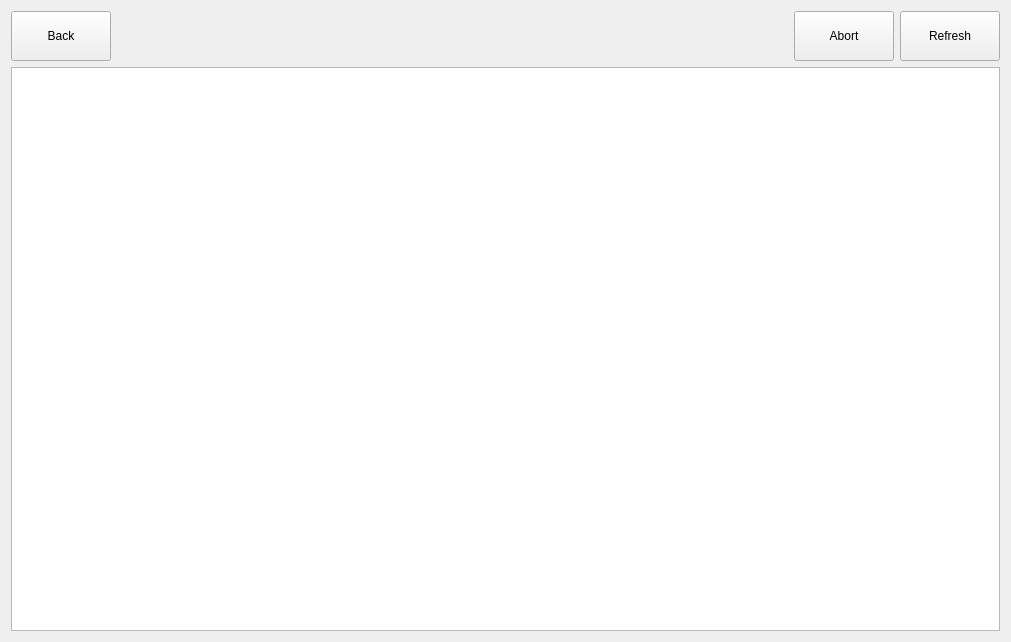
<?xml version="1.0" encoding="UTF-8"?>
<ui version="4.0">
 <class>DataSets</class>
 <widget class="QWidget" name="DataSets">
  <property name="geometry">
   <rect>
    <x>0</x>
    <y>0</y>
    <width>1011</width>
    <height>642</height>
   </rect>
  </property>
  <property name="mouseTracking">
   <bool>false</bool>
  </property>
  <property name="focusPolicy">
   <enum>Qt::NoFocus</enum>
  </property>
  <property name="windowTitle">
   <string>Form</string>
  </property>
  <layout class="QVBoxLayout" name="verticalLayout">
   <item>
    <layout class="QHBoxLayout" name="horizontalLayout">
     <property name="sizeConstraint">
      <enum>QLayout::SetDefaultConstraint</enum>
     </property>
     <item>
      <widget class="QPushButton" name="backtodatasets">
       <property name="minimumSize">
        <size>
         <width>100</width>
         <height>50</height>
        </size>
       </property>
       <property name="maximumSize">
        <size>
         <width>100</width>
         <height>50</height>
        </size>
       </property>
       <property name="mouseTracking">
        <bool>false</bool>
       </property>
       <property name="focusPolicy">
        <enum>Qt::NoFocus</enum>
       </property>
       <property name="contextMenuPolicy">
        <enum>Qt::DefaultContextMenu</enum>
       </property>
       <property name="toolTip">
        <string>Go back to Start Page</string>
       </property>
       <property name="statusTip">
        <string>Go back to Start Page</string>
       </property>
       <property name="text">
        <string>Back</string>
       </property>
       <property name="icon">
        <iconset resource="../../../st_client-build/application.qrc">
         <normaloff>:/images/back.png</normaloff>:/images/back.png</iconset>
       </property>
       <property name="waitPolicy" stdset="0">
        <number>3</number>
       </property>
      </widget>
     </item>
     <item>
      <spacer name="horizontalSpacer">
       <property name="orientation">
        <enum>Qt::Horizontal</enum>
       </property>
       <property name="sizeHint" stdset="0">
        <size>
         <width>40</width>
         <height>20</height>
        </size>
       </property>
      </spacer>
     </item>
     <item>
      <spacer name="horizontalSpacer_2">
       <property name="orientation">
        <enum>Qt::Horizontal</enum>
       </property>
       <property name="sizeHint" stdset="0">
        <size>
         <width>40</width>
         <height>20</height>
        </size>
       </property>
      </spacer>
     </item>
     <item>
      <widget class="QPushButton" name="abort">
       <property name="enabled">
        <bool>true</bool>
       </property>
       <property name="minimumSize">
        <size>
         <width>100</width>
         <height>50</height>
        </size>
       </property>
       <property name="maximumSize">
        <size>
         <width>100</width>
         <height>50</height>
        </size>
       </property>
       <property name="mouseTracking">
        <bool>true</bool>
       </property>
       <property name="focusPolicy">
        <enum>Qt::ClickFocus</enum>
       </property>
       <property name="visible">
        <bool>false</bool>
       </property>
       <property name="toolTip">
        <string>Abort Action</string>
       </property>
       <property name="statusTip">
        <string>Abort Action</string>
       </property>
       <property name="text">
        <string>Abort</string>
       </property>
       <property name="icon">
        <iconset resource="../../../st_client-build/application.qrc">
         <normaloff>:/images/abort.png</normaloff>:/images/abort.png</iconset>
       </property>
       <property name="waitPolicy" stdset="0">
        <number>5</number>
       </property>
      </widget>
     </item>
     <item>
      <widget class="QPushButton" name="refresh">
       <property name="minimumSize">
        <size>
         <width>100</width>
         <height>50</height>
        </size>
       </property>
       <property name="maximumSize">
        <size>
         <width>100</width>
         <height>50</height>
        </size>
       </property>
       <property name="mouseTracking">
        <bool>false</bool>
       </property>
       <property name="focusPolicy">
        <enum>Qt::NoFocus</enum>
       </property>
       <property name="contextMenuPolicy">
        <enum>Qt::DefaultContextMenu</enum>
       </property>
       <property name="toolTip">
        <string>Refresh Datasets</string>
       </property>
       <property name="statusTip">
        <string>Refresh Datasets</string>
       </property>
       <property name="text">
        <string>Refresh</string>
       </property>
       <property name="icon">
        <iconset resource="../../../st_client-build/application.qrc">
         <normaloff>:/images/refresh2.png</normaloff>:/images/refresh2.png</iconset>
       </property>
       <property name="waitPolicy" stdset="0">
        <number>3</number>
       </property>
      </widget>
     </item>
    </layout>
   </item>
   <item>
    <widget class="AnimatedDatasetsTableView" name="datasets_tableview">
     <property name="sizePolicy">
      <sizepolicy hsizetype="Expanding" vsizetype="MinimumExpanding">
       <horstretch>0</horstretch>
       <verstretch>0</verstretch>
      </sizepolicy>
     </property>
     <property name="mouseTracking">
      <bool>false</bool>
     </property>
     <property name="focusPolicy">
      <enum>Qt::ClickFocus</enum>
     </property>
     <property name="contextMenuPolicy">
      <enum>Qt::DefaultContextMenu</enum>
     </property>
     <property name="toolTip">
      <string>Select a Dataset</string>
     </property>
     <property name="statusTip">
      <string>Select a Dataset</string>
     </property>
     <property name="styleSheet">
      <string notr="true"/>
     </property>
     <property name="editTriggers">
      <set>QAbstractItemView::DoubleClicked</set>
     </property>
     <property name="tabKeyNavigation">
      <bool>false</bool>
     </property>
     <property name="showDropIndicator" stdset="0">
      <bool>false</bool>
     </property>
     <property name="dragDropOverwriteMode">
      <bool>false</bool>
     </property>
     <property name="wordWrap">
      <bool>false</bool>
     </property>
     <property name="waitPolicy" stdset="0">
      <number>3</number>
     </property>
     <attribute name="horizontalHeaderShowSortIndicator" stdset="0">
      <bool>false</bool>
     </attribute>
     <attribute name="verticalHeaderShowSortIndicator" stdset="0">
      <bool>true</bool>
     </attribute>
    </widget>
   </item>
  </layout>
 </widget>
 <customwidgets>
  <customwidget>
   <class>AnimatedDatasetsTableView</class>
   <extends>QTableView</extends>
   <header>core/view/AnimatedDatasetsTableView.h</header>
  </customwidget>
 </customwidgets>
 <resources>
  <include location="../../../st_client-build/application.qrc"/>
 </resources>
 <connections/>
</ui>
